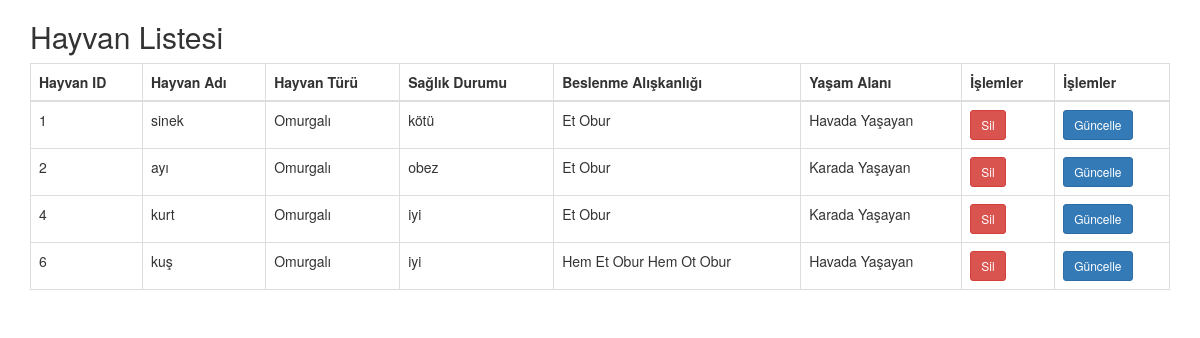
Page /hayvanlar_goster.php on the committed database.
### tables this page shows
CREATE TABLE `hayvanlar` (
  `hayvan_id` int(11) NOT NULL,
  `hayvan_ad` varchar(255) DEFAULT NULL,
  `hayvan_turu` varchar(255) DEFAULT NULL,
  `hayvan_saglik` varchar(255) DEFAULT NULL,
  `hayvan_yeme` varchar(255) DEFAULT NULL,
  `hayvan_yasam` varchar(255) DEFAULT NULL
);

### hayvanlar_goster.php (the view, shortened to what this page needs)
<?php
include('sql.php');
$sql = "SELECT hayvan_id, hayvan_ad, hayvan_turu, hayvan_saglik, hayvan_yeme, hayvan_yasam FROM hayvanlar";
$result = $conn->query($sql);
?>
<!DOCTYPE html>
<html lang="en">
<head>
    <link rel="stylesheet" href="https://maxcdn.bootstrapcdn.com/bootstrap/3.3.7/css/bootstrap.min.css">
</head>
<body>
    <div class="container">
        <h2>Hayvan Listesi</h2>
        <table class="table table-bordered">
            <thead>
                <tr>
                    <th>Hayvan ID</th>
                    <th>Hayvan Adı</th>
                    <th>Hayvan Türü</th>
                    <th>Sağlık Durumu</th>
                    <th>Beslenme Alışkanlığı</th>
                    <th>Yaşam Alanı</th>
                    <th>İşlemler</th>
                    <th>İşlemler</th>
                </tr>
            </thead>
            <tbody>
                <?php
                if ($result->num_rows > 0) {
                    while($row = $result->fetch_assoc()) {
                        echo "<tr>";
                        echo "<td>" . $row["hayvan_id"] . "</td>";
                        echo "<td>" . $row["hayvan_ad"] . "</td>";
                        echo "<td>" . $row["hayvan_turu"] . "</td>";
                        echo "<td>" . $row["hayvan_saglik"] . "</td>";
                        echo "<td>" . $row["hayvan_yeme"] . "</td>";
                        echo "<td>" . $row["hayvan_yasam"] . "</td>";
                        echo "<td>";
                        echo "<a href='hayvan_sil.php?id=" . $row["hayvan_id"] . "' class='btn btn-danger btn-sm' onclick='return confirm(\"Bu kaydı silmek istediğinizden emin misiniz?\")'>Sil</a>";
                        echo "</td>";
                        echo "<td>";
                        echo "<a href='hayvan_guncelle.php?id=" . $row["hayvan_id"] . "' class='btn btn-primary btn-sm' onclick='return'>Güncelle</a>";
                        echo "</td>";
                        echo "</tr>";
                    }
                } else {
                    echo "<tr><td colspan='7'>Kayıt bulunamadı</td></tr>";
                }
                ?>
            </tbody>
        </table>
    </div>
</body>
</html>

### rows in the picture
hayvanlar: hayvan_id "1", hayvan_ad "sinek", hayvan_turu "Omurgalı", hayvan_saglik "kötü", hayvan_yeme "Et Obur", hayvan_yasam "Havada Yaşayan"
hayvanlar: hayvan_id "2", hayvan_ad "ayı", hayvan_turu "Omurgalı", hayvan_saglik "obez", hayvan_yeme "Et Obur", hayvan_yasam "Karada Yaşayan"
hayvanlar: hayvan_id "4", hayvan_ad "kurt", hayvan_turu "Omurgalı", hayvan_saglik "iyi", hayvan_yeme "Et Obur", hayvan_yasam "Karada Yaşayan"
hayvanlar: hayvan_id "6", hayvan_ad "kuş", hayvan_turu "Omurgalı", hayvan_saglik "iyi", hayvan_yeme "Hem Et Obur Hem Ot Obur", hayvan_yasam "Havada Yaşayan"
